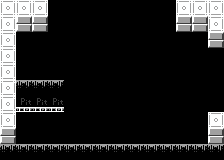

A 2D game scene composited from a Tiled map and its tileset images. What follows is a short description and the map's XML, with every tile layer's data as written:
An orthogonal 14x10 tile map with 16x16 px tiles, 1 tile layer (Tile Layer 1).

<map version="1.10" tiledversion="1.10.2" orientation="orthogonal" renderorder="right-down" width="14" height="10" tilewidth="16" tileheight="16" infinite="0" nextlayerid="2" nextobjectid="1">
 <properties>
  <property name="exit_east" type="bool" value="true" />
  <property name="exit_north" type="bool" value="true" />
 </properties>
 <tileset firstgid="1" source="../room_tileset.tsx" />
 <layer id="1" name="Tile Layer 1" width="14" height="10">
  <data encoding="csv">
4,4,4,1,1,1,1,1,1,1,1,4,4,4,
4,3,3,1,1,1,1,1,1,1,1,3,3,4,
4,1,1,1,1,1,1,1,1,1,1,1,1,3,
4,1,1,1,1,1,1,1,1,1,1,1,1,1,
4,1,1,1,1,1,1,1,1,1,1,1,1,1,
4,5,5,5,1,1,1,1,1,1,1,1,1,1,
4,6,6,6,1,1,1,1,1,1,1,1,1,1,
4,1,1,1,1,1,1,1,1,1,1,1,1,4,
3,1,1,1,1,1,1,1,1,1,1,1,1,3,
5,5,5,5,5,5,5,5,5,5,5,5,5,5
</data>
 </layer>
</map>
